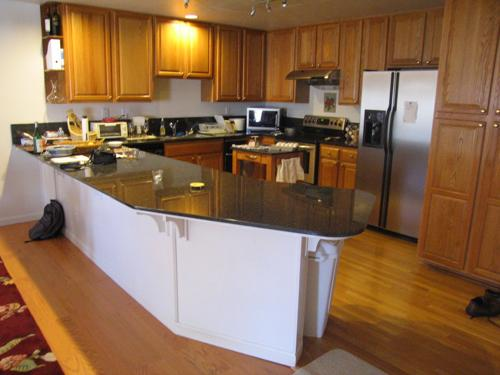
#> input picture data/kitchen/sun_aasmevtpkslccptd.jpg, 500 x 375 px
$ jupyter execute --allow-errors HW1-Squalize.ipynb
#> lines starting #> are read from the running program, lines starting #| are printed output that depends on the picture
[cell 1]
from os.path import join

import numpy as np
from PIL import Image
import matplotlib.pyplot as plt

import util
import visual_words
import visual_recog
from opts import get_opts

from scipy.ndimage import gaussian_filter
import skimage.color

[cell 2]
from scipy.ndimage import gaussian_filter, gaussian_laplace
import skimage.color

[cell 3]
from sklearn.cluster import KMeans

[cell 4]
from scipy.spatial import distance #1.3

[cell 5]
import math

[cell 6]
import multiprocessing

[cell 7]
import cv2

[cell 8]
from skimage.transform import resize

[cell 9]
# [40 lines left out: function extract_filter_responses, not called in this run]

[cell 10]
# [13 lines left out: function compute_dictionary_one_image, not called in this run]
#     pass

[cell 11]
def compute_dictionary(opts = "Input in main.py", n_worker=1):

    """
    Creates the dictionary of visual words by clustering using k-means.

    [input]
    * opts         : options
    * n_worker     : number of workers to process in parallel

    [saved]
    * dictionary : numpy.ndarray of shape (K,3F)
    """

    # [6 lines of commented-out code are left out]

    filter_scales = [1, 2, 4, 8, 8*math.sqrt(2)] #should be opt.~
    data_dir = '../data'
    feat_dir = '../feat'
    out_dir = '.'
    K = 10
    alpha = 25

    train_files = open(join(data_dir, "train_files.txt")).read().splitlines() #image list
    # ----- TODO -----

    #Load a image
    # filter_responses_sampled_all = np.empty([1, 3*4*n_scale], dtype = img.dtype)
    filter_responses_sampled_all = []

    for i in range(len(train_files)):
#         print(i)
        img_file = train_files[i]
        img_path = join(data_dir, img_file)
        # img = Image.open(img_path)
        img = Image.open(img_path).convert("RGB")
        img = np.array(img).astype(np.float32) / 255
        # filter_responses = visual_words.extract_filter_responses(opts, img)

        #My idea for squaring every image into the same size(512, 512)
        smaller_side = min(img.shape[0:2])
        bigger_side = max(img.shape[0:2])
        side_indx = img.shape.index(smaller_side)

        if smaller_side == bigger_side:
            img_crop = img
        else:
            if side_indx == 0:
                img_crop = img[:,(bigger_side-smaller_side)//2:-(bigger_side-smaller_side)//2]
            else:
                img_crop = img[(bigger_side-smaller_side)//2:-(bigger_side-smaller_side)//2,:]

            if img_crop.ndim == 2:
                img_crop = np.repeat(img_crop[:, :, np.newaxis], 3, axis=2)

        img = resize(img_crop, (512, 512))

        filter_responses = extract_filter_responses(filter_scales, img)
        filter_responses_sampled = compute_dictionary_one_image(filter_responses, alpha)
    #     filter_responses_sampled_all = np.vstack((filter_responses_sampled_all, filter_responses_sampled))
        filter_responses_sampled_all.append(filter_responses_sampled)

        if i%100 == 0:
            print('Computing Dictionary: {}/{} files were done'.format(i, len(train_files)))

    filter_responses_sampled_all = np.vstack(filter_responses_sampled_all)

    kmeans = KMeans(n_clusters=K).fit(filter_responses_sampled_all)
    dictionary = kmeans.cluster_centers_
    np.save(join(out_dir, 'dictionary-square.npy'), dictionary)

    return filter_responses_sampled_all, dictionary

#> (a cell that did not finish here is left out)

# Q1.3

[cell 13]
data_dir = '../data'
img_path = join(data_dir, 'kitchen/sun_aasmevtpkslccptd.jpg')
img = Image.open(img_path).convert("RGB")
#> img is the input picture: PIL image 500x375 RGB; mean R, G, B 140.8, 108.7, 81.6
img = np.array(img).astype(np.float32)/255
#> img: shape (375, 500, 3) float32
smaller_side = min(img.shape[0:2])
#> smaller_side = 375
bigger_side = max(img.shape[0:2])
#> bigger_side = 500
side_indx = img.shape.index(smaller_side)
#> side_indx = 0

if smaller_side == bigger_side:
    img_crop = img
else:
    if side_indx == 0:
        img_crop = img[:,(bigger_side-smaller_side)//2:-(bigger_side-smaller_side)//2]
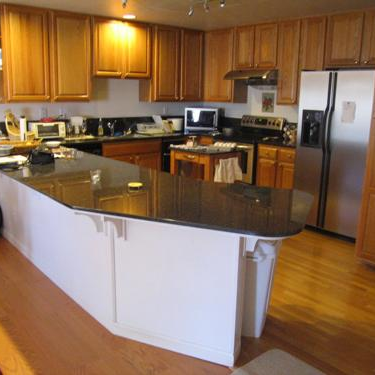
#> img_crop: shape (375, 375, 3) float32; mean R, G, B 0.554, 0.436, 0.333
    else:
        img_crop = img[(bigger_side-smaller_side)//2:-(bigger_side-smaller_side)//2,:]

    if img_crop.ndim == 2:
        img_crop = np.repeat(img_crop[:, :, np.newaxis], 3, axis=2)

img = resize(img_crop, (512, 512))
#> img: shape (512, 512, 3) float32

#> (the rest of this cell did not finish here and is left out)


$ run again, with data/kitchen/sun_aaqhazmhbhefhakh.jpg copied over data/kitchen/sun_aasmevtpkslccptd.jpg
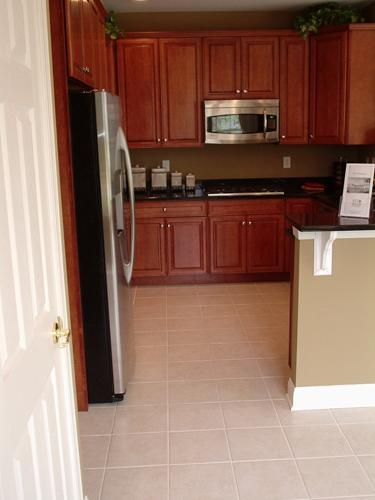
#> input picture data/kitchen/sun_aaqhazmhbhefhakh.jpg, 375 x 500 px
#> img is the input picture: PIL image 375x500 RGB; mean R, G, B 147.8, 114, 98.9
#> `img_crop = img[(bigger_side-smaller_side)//2:-(bigger_side-smaller_sid..`:
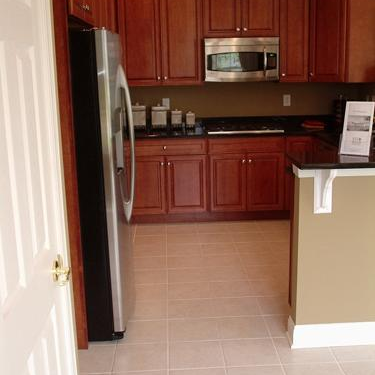
#> img_crop: shape (375, 375, 3) float32; mean R, G, B 0.567, 0.432, 0.37

$ run again, with data/kitchen/sun_abtdlltafvpypcff.jpg copied over data/kitchen/sun_aasmevtpkslccptd.jpg
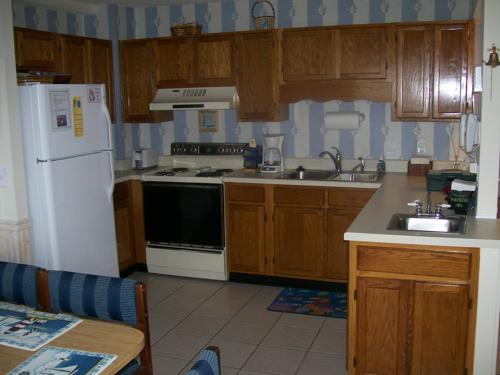
#> input picture data/kitchen/sun_abtdlltafvpypcff.jpg, 500 x 375 px
#> img is the input picture: PIL image 500x375 RGB; mean R, G, B 97.6, 87.4, 76.9
#> `img_crop = img[:,(bigger_side-smaller_side)//2:-(bigger_side-smaller_s..`:
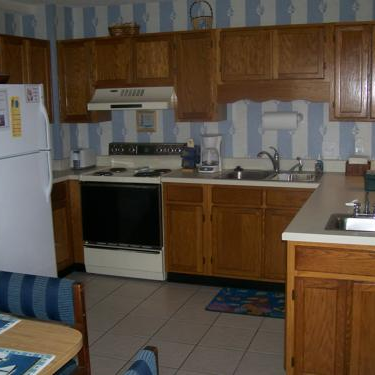
#> img_crop: shape (375, 375, 3) float32; mean R, G, B 0.346, 0.298, 0.251
